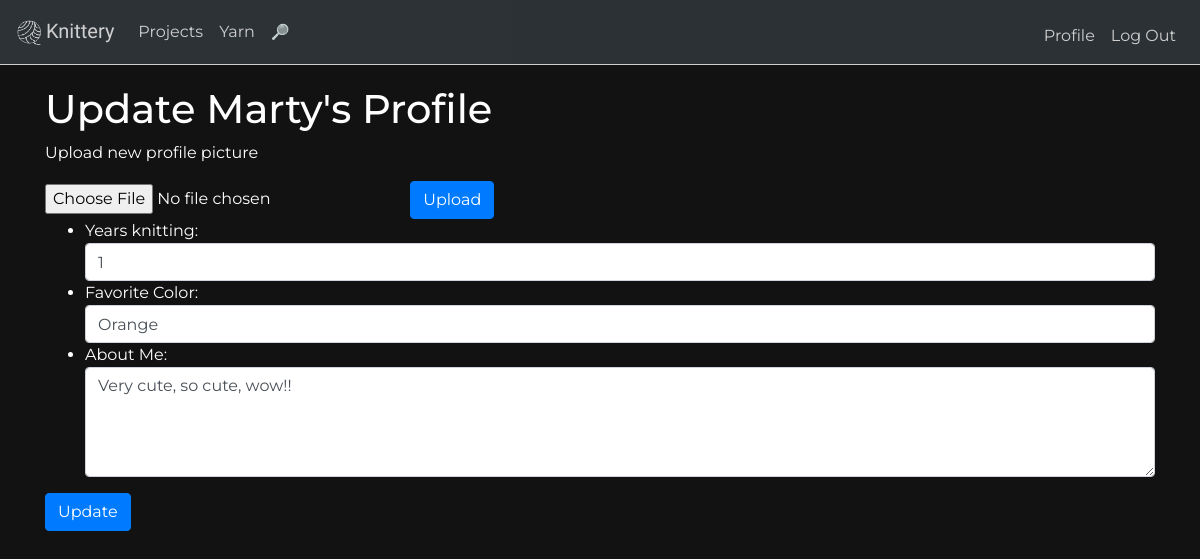
Screenshot of /profile/edit (signed in) with the database file from the repository.
### tables this page shows
CREATE TABLE "users" (
	"id"	integer NOT NULL,
	"name"	text,
	"about_me"	text,
	"years_knitting"	integer,
	"favorite_color"	text,
	"password"	text,
	"pic"	text NOT NULL DEFAULT '/static/profilepics/default.png',
	"hash"	TEXT,
	PRIMARY KEY("id" AUTOINCREMENT)
);

### application.py (the view, shortened to what this page needs)
@app.route("/profile/edit", methods=["GET", "POST"])
def profileedit():
    currentuser = session["user"]
    if request.method == "GET":
        profile = db.execute("SELECT * FROM users WHERE name = :name",
        name=currentuser)
        return render_template("profileedit.html", profile=profile)

### templates/profileedit.html (shortened to what this page needs)
{% extends "layout.html" %}
{% block main %}
<h1>Update {{ profile[0]["name"] }}'s Profile</h1>
<p>Upload new profile picture</p>
<form action="/profile/upload" method="POST" enctype="multipart/form-data" >
    <input type="file" name="file">
<button type="submit" class="btn btn-primary">Upload</button>
</form>
<form action="/profile/edit" method="POST">
<ul>
<li>Years knitting: <input class="form-control" name="years_knitting" value="{{ profile[0]["years_knitting"] }}" required="" type="number"> </li>
<li>Favorite Color:  <input class="form-control" name="favorite_color" value="{{ profile[0]["favorite_color"] }}" required="" type="text"> </li>
<li>About Me: <textarea class="form-control" name="about_me" rows="4" cols="50">{{ profile[0]["about_me"] }}</textarea> </li>
</ul>
<button type="submit" class="btn btn-primary">Update</button>
</form>
{% endblock %}

### static/styles.css (style rules this page uses)
body, html { height: 100% }
body { background-color: #121212; color: white; font-family: 'Montserrat', sans-serif; }

### rows the page displays
users: name "Marty", years_knitting "1", favorite_color "Orange", about_me "Very cute, so cute, wow!!"
